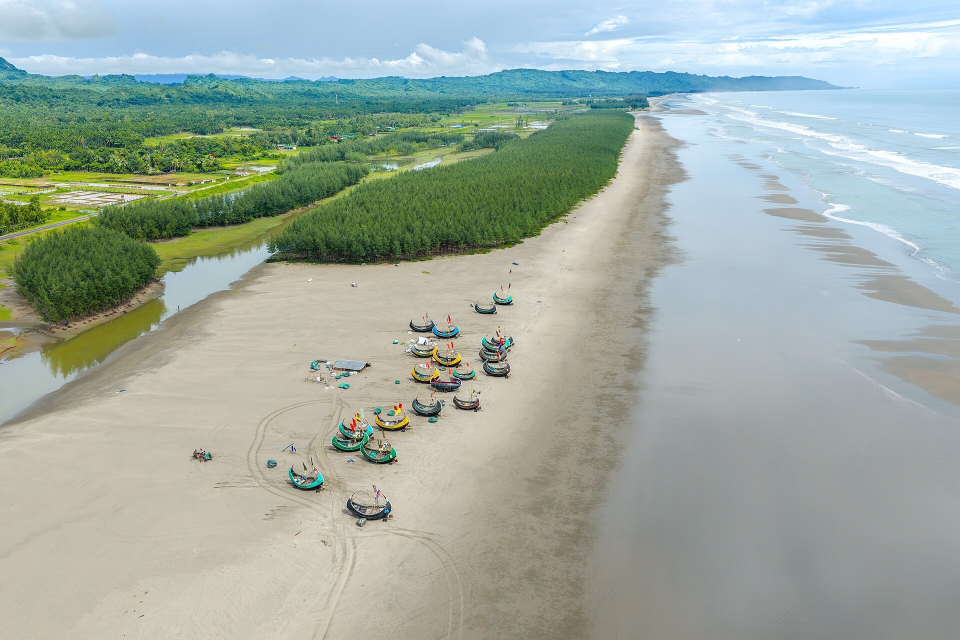
#> input picture media/originals/aerial-beach.jpg, 1920 x 1280 px (shown at 1/2 size)
$ python fill_zenith.py ../../media/originals/aerial-beach.jpg ../../media/originals/aerial-bridge.jpg out.png
#> lines starting #> are read from the running program, lines starting #| are printed output that depends on the picture; after the words box and inside, x2 and y2 are one past the last pixel; in counts of white or black regions, pixels touching at a corner belong together
"""Fill the unphotographed sky at the top of an equirectangular panorama.

The top of the sphere is reprojected to a top-down square (an 'up' cube face
looking straight up), the hole is inpainted there at low resolution (sky is
smooth), and the result is projected back and feathered into the panorama.

usage: python -I fill_zenith.py <pano.jpg> <pano-mask.png> <out.jpg>
"""
import sys, math
import numpy as np, cv2

pano = cv2.imread(sys.argv[1], cv2.IMREAD_COLOR)
#> pano is the input picture: shape (1280, 1920, 3); mean B, G, R 160.8, 170.5, 158.5
mask = cv2.imread(sys.argv[2], cv2.IMREAD_GRAYSCALE)
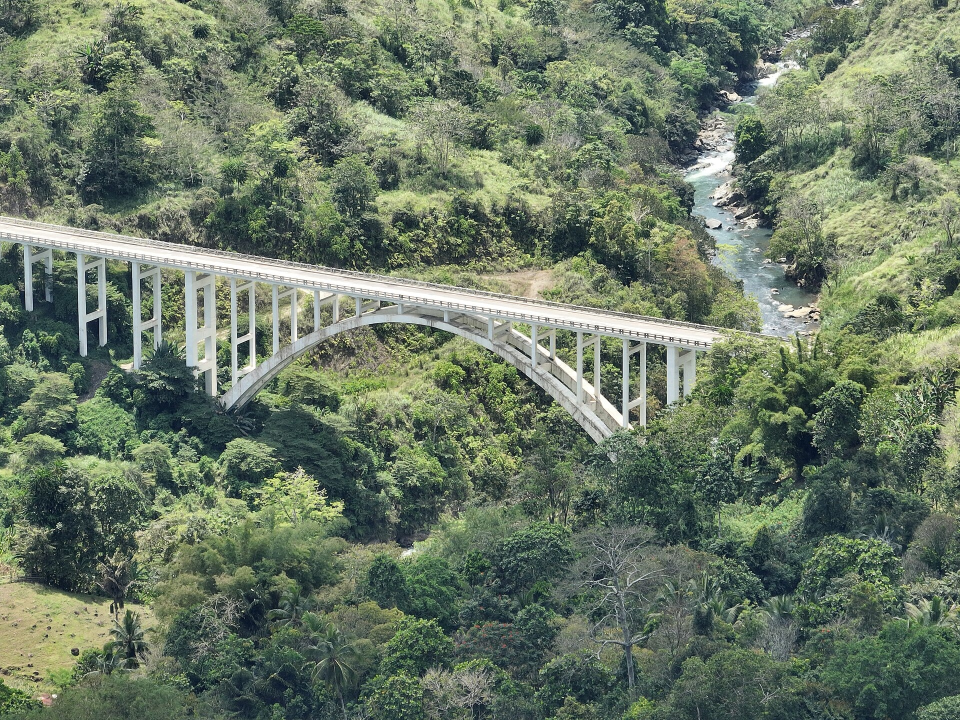
#> input picture media/originals/aerial-bridge.jpg, 1920 x 1440 px (shown at 1/2 size)
#> mask: shape (1440, 1920); min 0, max 255, mean 113.6
out = sys.argv[3]
H, W = pano.shape[:2]
#> H = 1280; W = 1920
FACE = 2048
SMALL = 256
FEATHER = 110  # px on the face

# Face pixel -> direction (a, 1, b), a = east-ish, b = north-ish. Covers latitude > 45 degrees.
t = (np.arange(FACE, dtype=np.float32) + 0.5) / FACE * 2 - 1
a, b = np.meshgrid(t, t)
norm = np.sqrt(a * a + 1 + b * b)
dx, dy, dz = a / norm, 1 / norm, b / norm
lon = np.arctan2(dx, dz)
lat = np.arcsin(dy)
mx = ((lon + math.pi) / (2 * math.pi) * W - 0.5).astype(np.float32)
my = ((math.pi / 2 - lat) / math.pi * H - 0.5).astype(np.float32)
face = cv2.remap(pano, mx, my, cv2.INTER_LINEAR, borderMode=cv2.BORDER_WRAP)
fmask = cv2.remap(mask, mx, my, cv2.INTER_NEAREST, borderMode=cv2.BORDER_WRAP)
known = fmask > 127
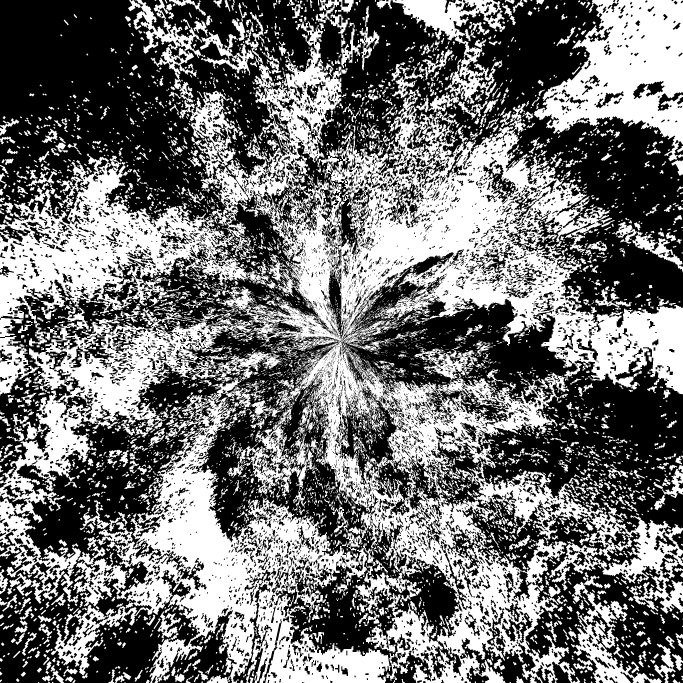
#> known: shape (2048, 2048) bool (shown at 1/3 size); 44.8% white; 5961 white regions (3601 under 20 px), largest, box (x1, y1, x2, y2) and area: (0, 56, 2048, 2048) 1190837, (0, 0, 810, 1186) 202655, (1601, 0, 2048, 484) 112857
# Stay off the last few pixels of the photographed edge (blending fades there).
known = cv2.erode(known.astype(np.uint8), np.ones((9, 9), np.uint8)) > 0
#> known: shape (2048, 2048) bool; 10.4% white; 1807 white regions (1121 under 20 px), largest, box (x1, y1, x2, y2) and area: (1608, 0, 2048, 423) 77654, (430, 1404, 766, 1900) 49203, (1108, 511, 1514, 822) 35879

# Fill small, then scale up. Push-pull (fill each level from the coarser one) followed by
# relaxation inside the hole gives a smooth membrane: no streaks, just the surrounding sky
# gradient carried across.
small = cv2.resize(face, (SMALL, SMALL), interpolation=cv2.INTER_AREA).astype(np.float32)
wsmall = cv2.resize(known.astype(np.float32), (SMALL, SMALL), interpolation=cv2.INTER_AREA)
wsmall = (wsmall > 0.999).astype(np.float32)
#> wsmall: shape (256, 256) float32; values 0 (black) and 1 (white), 5% white; 222 white regions (206 under 20 px), largest, box (x1, y1, x2, y2) and area: (209, 0, 256, 52) 864, (60, 178, 92, 232) 469, (139, 70, 182, 97) 348
levels = [(small * wsmall[..., None], wsmall)]
while levels[-1][1].shape[0] > 4:
    img, w = levels[-1]
    levels.append((cv2.pyrDown(img), cv2.pyrDown(w)))
#> after the loop, levels = 7 items
img, w = levels[-1]
#> w = [[0.00354, 0.00401, 0.0229, 0.089], [0.0323, 0.0181, 0.0343, 0.0746], [0.0593, 0.0351, 0.028, 0.045], [0.0387, 0.0644, 0.0324, 0.0155]]
cur = img / np.maximum(w, 1e-6)[..., None]
for img, w in reversed(levels[:-1]):
    up = cv2.pyrUp(cur, dstsize=(w.shape[1], w.shape[0]))
    own = img / np.maximum(w, 1e-6)[..., None]
    wc = np.clip(w * 4, 0, 1)[..., None]
    cur = own * wc + up * (1 - wc)
#> this loop made 6 passes
hole = wsmall < 0.5
for _ in range(400):  # relax: each hole pixel becomes the mean of its neighbours
    blurred = cv2.blur(cur, (3, 3))
    cur[hole] = blurred[hole]
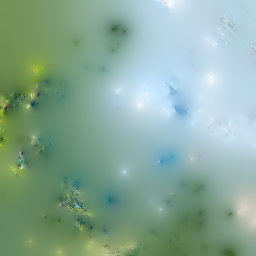
#> cur: shape (256, 256, 3) float32; mean of channels 0, 1, 2 153.4, 169.6, 137; drawn as B, G, R
cur[~hole] = small[~hole]
filled = cv2.resize(cur, (FACE, FACE), interpolation=cv2.INTER_CUBIC).astype(np.float32)
# Faint noise so the smooth fill matches the grain of the photographed sky.
filled += np.random.default_rng(1).normal(0, 1.2, filled.shape).astype(np.float32)

# Weight of the original: 1 inside the photographed sky, fading to 0 across FEATHER px into the hole.
dist = cv2.distanceTransform(known.astype(np.uint8), cv2.DIST_L2, 5)
wface = np.clip(dist / FEATHER, 0, 1)[..., None]
face_out = face.astype(np.float32) * wface + filled * (1 - wface)

# Back to the panorama: rows above 45 degrees only.
rows = H // 4
#> rows = 320
ys = (np.arange(rows, dtype=np.float32) + 0.5)
#> ys = 320 values from 0.5 to 319.5
xs = (np.arange(W, dtype=np.float32) + 0.5)
#> xs = 1920 values from 0.5 to 1919.5
lonp = xs / W * 2 * math.pi - math.pi
#> lonp = 1920 values from -3.14 to 3.14
latp = math.pi / 2 - ys / H * math.pi
LON, LAT = np.meshgrid(lonp, latp)
cl = np.cos(LAT)
ex, ey, ez = np.sin(LON) * cl, np.sin(LAT), np.cos(LON) * cl
fa = ex / ey
fb = ez / ey
u = ((fa + 1) / 2 * FACE - 0.5).astype(np.float32)
v = ((fb + 1) / 2 * FACE - 0.5).astype(np.float32)
back = cv2.remap(face_out, u, v, cv2.INTER_LINEAR, borderMode=cv2.BORDER_REPLICATE)
wback = cv2.remap(wface[..., 0], u, v, cv2.INTER_LINEAR, borderMode=cv2.BORDER_REPLICATE)[..., None]
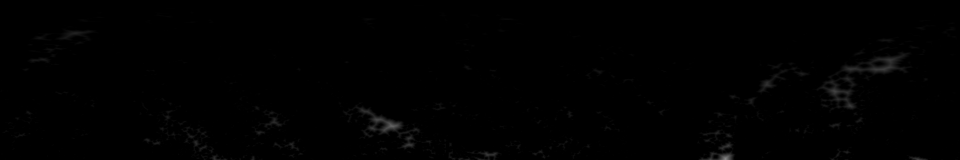
#> wback: shape (320, 1920, 1) float32 (shown at 1/2 size); min 0, max 0.538, mean 0.00371
top = pano[:rows].astype(np.float32)
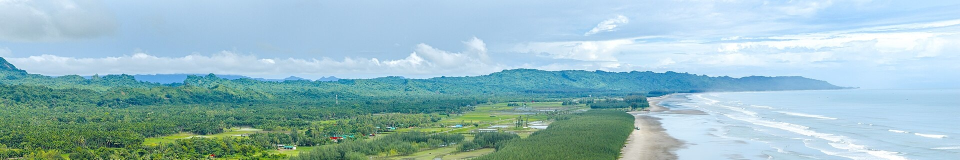
#> top: shape (320, 1920, 3) float32 (shown at 1/2 size); mean B, G, R 194.6, 188, 151.1
# Where the face says "original", keep the panorama's own pixels (sharper than the round trip).
merged = top * wback + back * (1 - wback)
pano[:rows] = np.clip(merged, 0, 255).astype(np.uint8)
# Any other pixel no photo covered (a stray column at the very bottom): patch from its neighbours.
holes = mask < 128
#> holes: shape (1440, 1920) bool; 60.6% white; 27138 black regions (25337 under 20 px), largest, box (x1, y1, x2, y2) and area: (0, 0, 1920, 973) 691831, (0, 1012, 435, 1417) 51689, (116, 777, 689, 1146) 47481
holes[:rows] = False
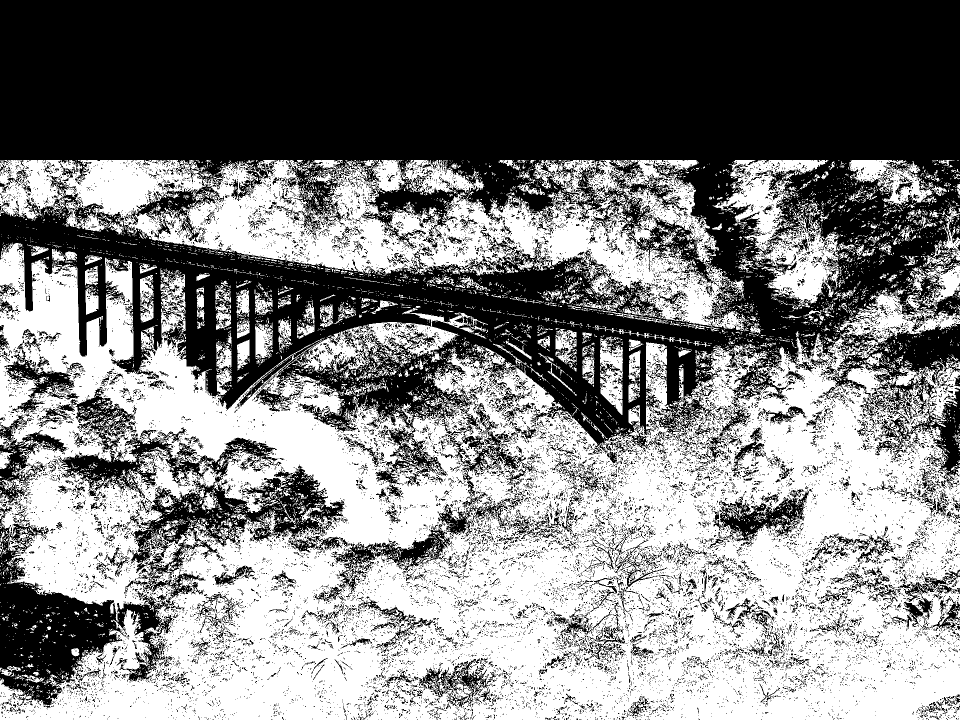
#> holes: shape (1440, 1920) bool (shown at 1/2 size); 49.6% white; 8438 white regions (7758 under 20 px), largest, box (x1, y1, x2, y2) and area: (0, 485, 1920, 1440) 1045922, (0, 320, 1498, 662) 183005, (1425, 320, 1712, 619) 27385
if holes.any():
    ys_, xs_ = np.nonzero(holes)
    y0, y1 = max(0, ys_.min() - 8), min(H, ys_.max() + 9)
#> y0 = 312; y1 = 1280
    band = pano[y0:y1]
    pano[y0:y1] = cv2.inpaint(band, holes[y0:y1].astype(np.uint8) * 255, 5, cv2.INPAINT_TELEA)
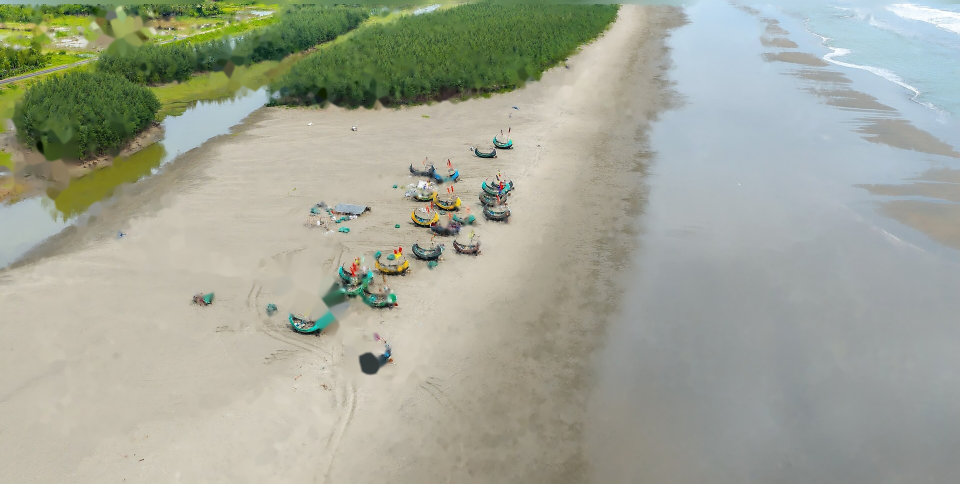
#> band: shape (968, 1920, 3) (shown at 1/2 size); mean B, G, R 150.3, 165.5, 161.5
    print('patched', int(holes.sum()), 'uncovered pixels')
#| patched 1371289 uncovered pixels
cv2.imwrite(out, pano, [cv2.IMWRITE_JPEG_QUALITY, 92])
cv2.imwrite(out.replace('.jpg', '-zenith-face.jpg'), np.clip(face_out, 0, 255).astype(np.uint8)[::4, ::4])
print('wrote', out)
